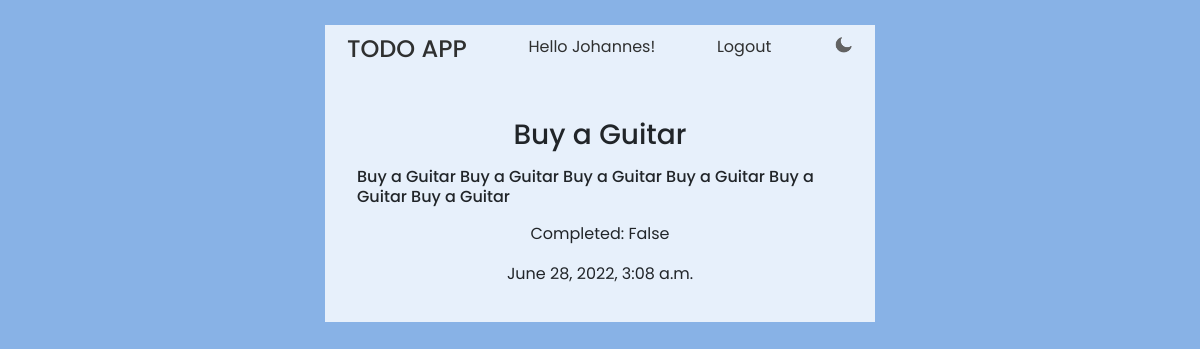
Before: /task_detail/18/ (signed in) with the older database file.
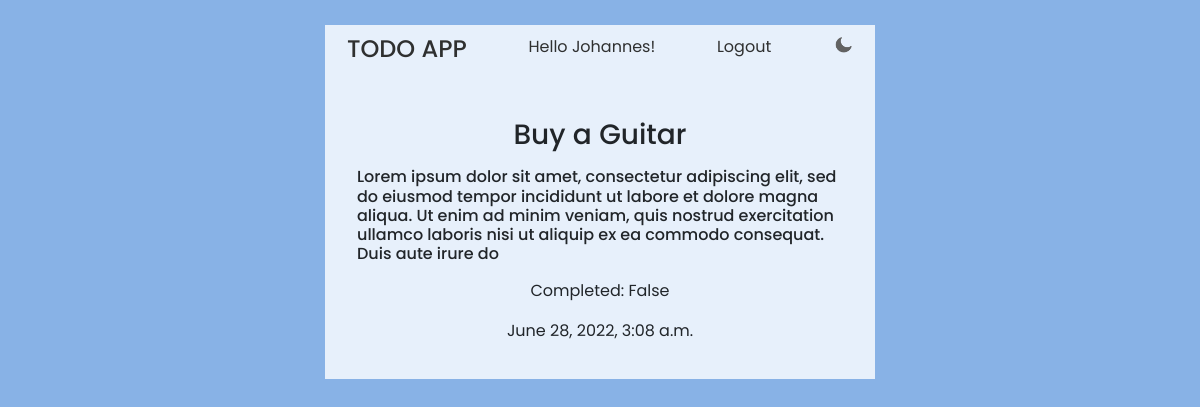
After: the same page with the newer database file.
### base/models.py (models this page shows, shortened)
class Task(models.Model):
    user = models.ForeignKey(User, on_delete=models.CASCADE)
    title = models.CharField(max_length=50)
    description = models.TextField(max_length=250)
    completed = models.BooleanField(default=False)
    created = models.DateTimeField(auto_now_add=True)
    class Meta:
        ordering = ['completed', '-created']

### base/views.py (the view)
# urls.py: path('task_detail/<int:pk>/', TaskDetail.as_view(), name='task_detail'),
class TaskDetail(LoginRequiredMixin, DetailView):
    model = Task
    context_object_name = 'task'
    template_name = 'base/task.html'

### base/templates/base/task.html
{% extends 'base/base.html' %}
{% block content %}
    <div class="section">
        <p><h3 class="text-center">{{task.title}}</h3></p>
        <p><h6 class="text-justify">{{task.description}}</h6></p>
        <p class="text-center">Completed: {{task.completed}}</p>
        <p class="text-center">{{task.created}}</p>
    </div>
{% endblock %}

Changed rows visible on the page:
changed Task "Buy a Guitar": description "Buy a Guitar Buy a Guitar Buy a Guitar Buy a Guitar Buy a Guitar Buy a Guitar" → "Lorem ipsum dolor sit amet, consectetur adipiscing elit, sed do eiusmod tempor incididunt ut labore et dolore magna aliqua. Ut enim ad minim veniam, quis nostrud exercitation ullamco laboris nisi ut aliquip ex ea commodo consequat. Duis aute irure do"
